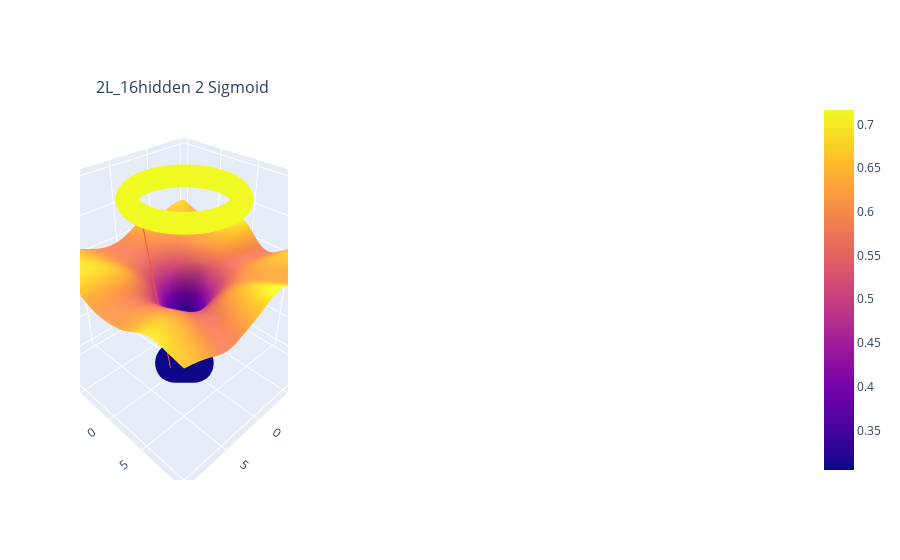

The notebook cell saved with this chart:
### Markdown cell above
#  Loss + Optimizer

### Code cell
from time import sleep
from IPython import display
import pandas as pd
import matplotlib.pyplot as plt

n_models = 1 #modelConfigurations.__len__() 

def datapoint_dataframe():
    X_np = X[:,0].numpy()
    Y_np = X[:,1].numpy()
    Z_np = Y[:,0].numpy()
    data = {'X': X_np, 'Y': Y_np, 'Z': Z_np}
    df = pd.DataFrame(data)
    return df

df = datapoint_dataframe()

losses = []
accuracies=[]
epochs = 500

for i in range(n_models):
    model = modelConfigurations[i]['model']
    print(f"Satarting Model {i} {model}")
    
    criteria =  nn.BCELoss()
    optimizer = torch.optim.Adam(model.parameters(),lr=0.001)

    for epoch in range(epochs):
        optimizer.zero_grad()
        ouput = model(X)
        loss = criteria(ouput,Y.float())
       
        loss.backward()
        optimizer.step()

        # Saving data points
        accuracy = (sum(abs(ouput - (Y.float())) < 0.5 ))/len(ouput)*100
        print(f" accuracy {accuracy}")
        plotAllModels(modelsConfigurations=[modelConfigurations[0]], dataframe=df)
        
      
        sleep(0.8)
        if epoch != epochs-1:
            display.clear_output(wait=True)
        accuracies.append(accuracy)
        losses.append(loss.item())
        print(f" epoch {epoch} loss : {loss.item()}")
        print(f" epoch {epoch} accuracy : {accuracy}")

print("OutSide the Loop")


# plt.figure(figsize=(400,400))
# plt.subplot(1,2,1)
# plt.title('Accuracy vs  epoch')
# plt.plot(accuracies)
# plt.subplot(1,2,2)
# plt.title('Loss vs  epoch')
# plt.plot(losses)

# plt.show()

### Figure 1 — Plotly figure (JSON) as saved in the notebook; plotly's stock layout.template omitted (floating-point values rounded to 4 significant figures; data arrays with more than 128 entries replaced by an {"elided": "..."} marker saying what was removed)
{"data": [{"scene": "scene", "type": "surface", "x": [-10, -9.798, -9.596, -9.394, -9.192, -8.99, -8.788, -8.586, -8.384, -8.182, -7.98, -7.778, -7.576, -7.374, -7.172, -6.97, -6.768, -6.566, -6.364, -6.162, -5.96, -5.758, -5.556, -5.354, -5.152, -4.949, -4.747, -4.545, -4.343, -4.141, -3.939, -3.737, -3.535, -3.333, -3.131, -2.929, -2.727, -2.525, -2.323, -2.121, -1.919, -1.717, -1.515, -1.313, -1.111, -0.9091, -0.7071, -0.5051, -0.303, -0.101, 0.101, 0.303, 0.5051, 0.7071, 0.9091, 1.111, 1.313, 1.515, 1.717, 1.919, 2.121, 2.323, 2.525, 2.727, 2.929, 3.131, 3.333, 3.535, 3.737, 3.939, 4.141, 4.343, 4.545, 4.747, 4.949, 5.152, 5.354, 5.556, 5.758, 5.96, 6.162, 6.364, 6.566, 6.768, 6.97, 7.172, 7.374, 7.576, 7.778, 7.98, 8.182, 8.384, 8.586, 8.788, 8.99, 9.192, 9.394, 9.596, 9.798, 10], "y": [-10, -9.798, -9.596, -9.394, -9.192, -8.99, -8.788, -8.586, -8.384, -8.182, -7.98, -7.778, -7.576, -7.374, -7.172, -6.97, -6.768, -6.566, -6.364, -6.162, -5.96, -5.758, -5.556, -5.354, -5.152, -4.949, -4.747, -4.545, -4.343, -4.141, -3.939, -3.737, -3.535, -3.333, -3.131, -2.929, -2.727, -2.525, -2.323, -2.121, -1.919, -1.717, -1.515, -1.313, -1.111, -0.9091, -0.7071, -0.5051, -0.303, -0.101, 0.101, 0.303, 0.5051, 0.7071, 0.9091, 1.111, 1.313, 1.515, 1.717, 1.919, 2.121, 2.323, 2.525, 2.727, 2.929, 3.131, 3.333, 3.535, 3.737, 3.939, 4.141, 4.343, 4.545, 4.747, 4.949, 5.152, 5.354, 5.556, 5.758, 5.96, 6.162, 6.364, 6.566, 6.768, 6.97, 7.172, 7.374, 7.576, 7.778, 7.98, 8.182, 8.384, 8.586, 8.788, 8.99, 9.192, 9.394, 9.596, 9.798, 10], "z": {"elided": "100x100 float values"}}, {"marker": {"color": {"elided": "200 int values"}}, "scene": "scene", "type": "scatter3d", "x": {"elided": "200 float values"}, "y": {"elided": "200 float values"}, "z": {"elided": "200 int values"}}], "layout": {"annotations": [{"font": {"size": 16}, "showarrow": false, "text": "2L_16hidden 2 Sigmoid ", "x": 0.1444, "xanchor": "center", "xref": "paper", "y": 1, "yanchor": "bottom", "yref": "paper"}], "scene": {"domain": {"x": [0, 0.2889], "y": [0, 1]}}, "scene2": {"domain": {"x": [0.3556, 0.6444], "y": [0, 1]}}, "scene3": {"domain": {"x": [0.7111, 1], "y": [0, 1]}}}}
